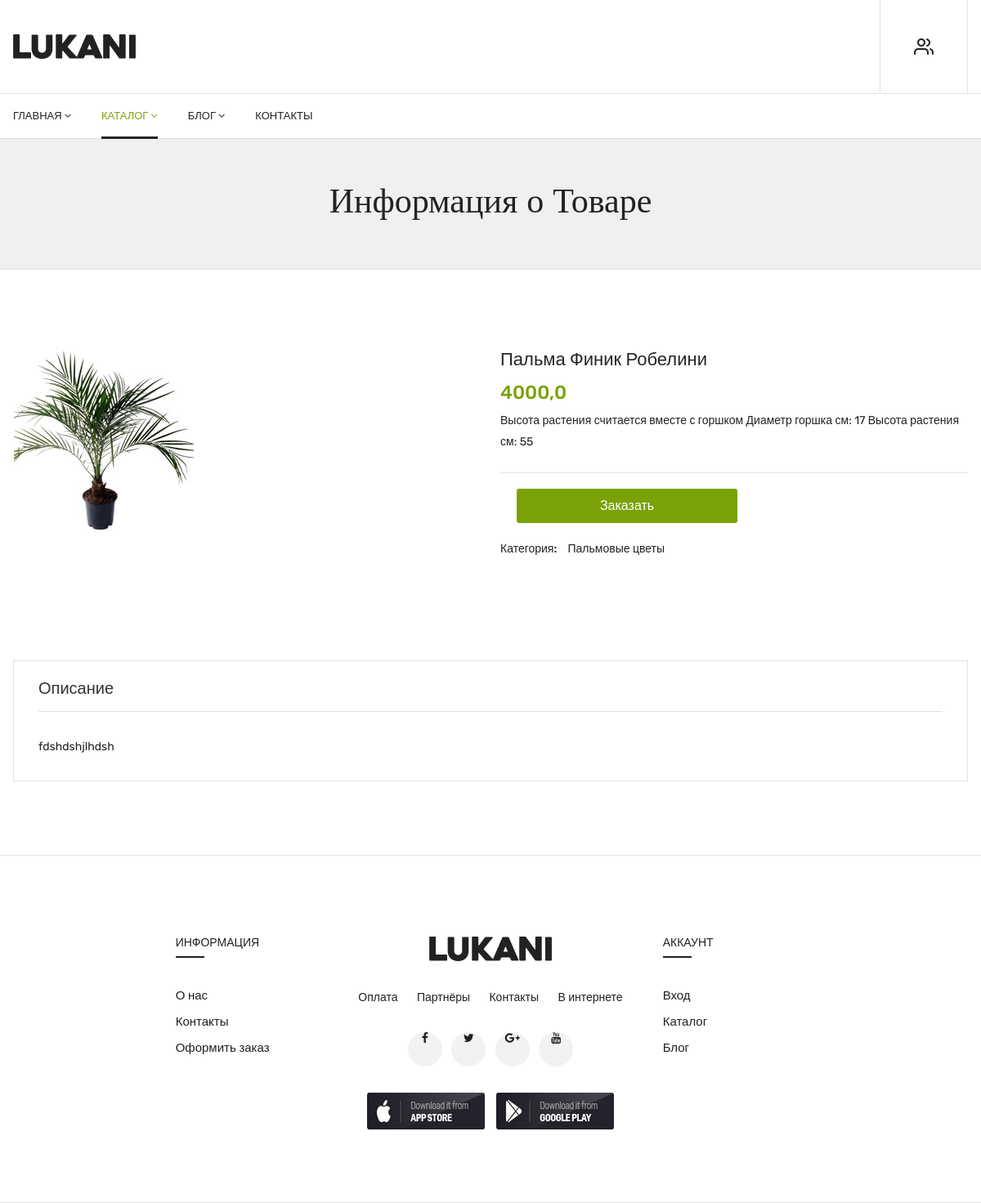
The app's page /flower-detail/6, older data.
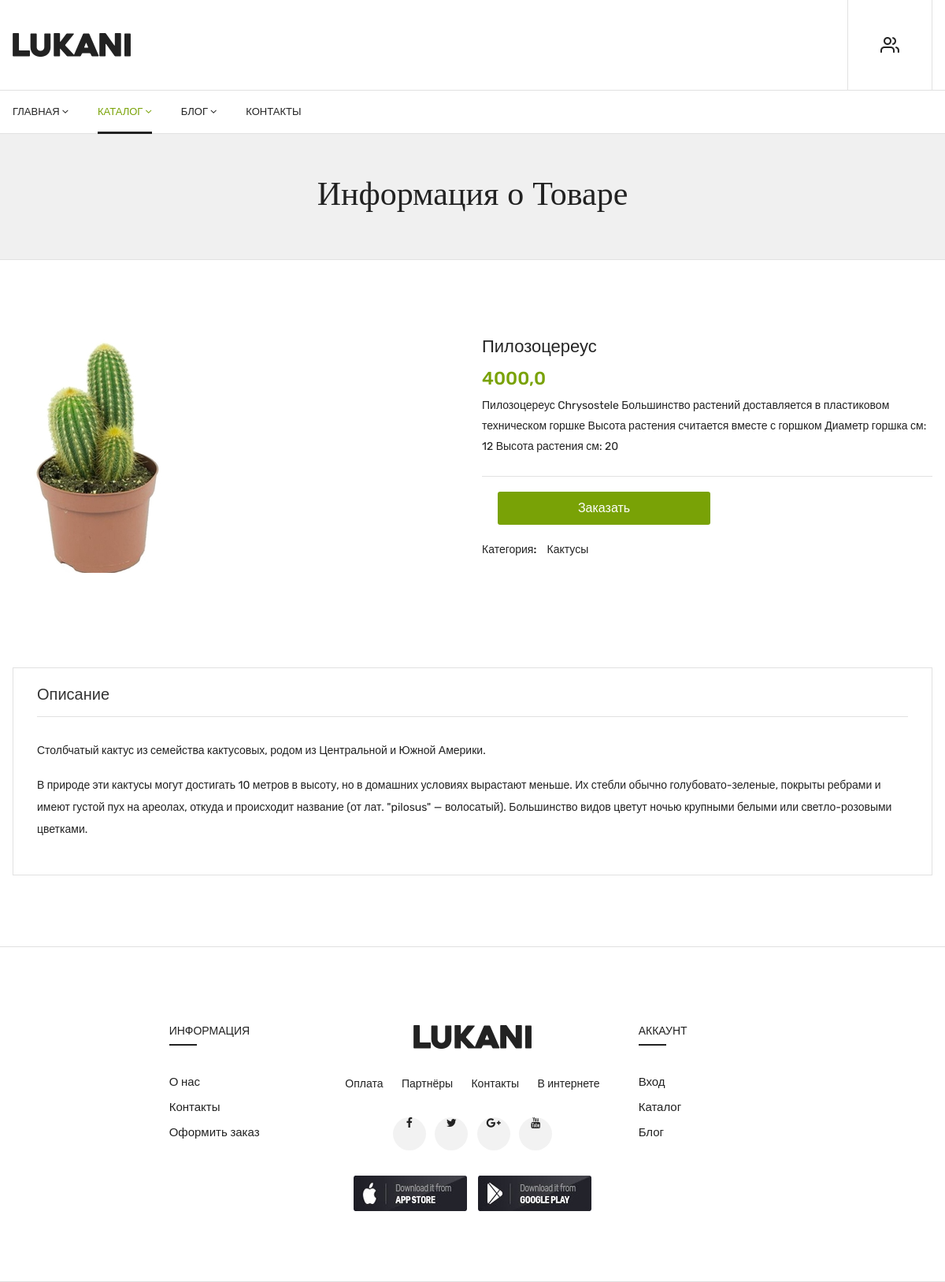
The same page, newer data.
### menu/models.py (models this page shows, shortened)
class MenuFlower(models.Model):
    name = models.CharField(max_length=200)
    description = models.TextField()
    description_detail = models.TextField(null=True,blank=True)
    price = models.FloatField()
    discount = models.FloatField()
    image = models.ImageField(null=True,blank=True,upload_to='projects/%Y/%m/%d/')
    category = models.ManyToManyField('FlowerCategory', blank=True)

class FlowerCategory(models.Model):
    name = models.CharField(max_length=200)
    description = models.TextField(null=True,blank=True)
    created_at = models.DateTimeField(auto_now_add=True)
    def __str__(self):
        return self.name

### menu/views.py (the view)
# urls.py: path('flower-detail/<str:pk>', views.flower_details, name='flower_details'),
def flower_details(request, pk):
    flowers_d = MenuFlower.objects.get(pk=pk)
    context = {'flowers_d': flowers_d}
    return render(request,'menu/product-details.html', context)

### menu/templates/menu/product-details.html (shortened to what this page needs)
{% extends 'menu/index.html' %}
{% load static %}
{% block content %}
        {% include 'menu/header_site.html' %}
    <div class="breadcrumbs_area">
        <div class="container">
            <div class="row">
                <div class="col-12">
                    <div class="breadcrumb_content">
                        <h3>Информация о Товаре</h3>
                    </div>
                </div>
            </div>
        </div>
    </div>
    <div class="product_details mt-100 mb-100">
        <div class="container">
            <div class="row">
                <div class="col-lg-6 col-md-6">
                    <div class="product-details-tab">
                        <div class="product_thumb">
                                        {% if flowers_d.image %}
                                        <a class="primary_img" href="{% url 'flower_details' pk=flowers_d.pk %}">
                                            <img src="{{ flowers_d.image.url }}" alt="">
                                        </a>
                                        {% else %}
                                            <img src="{% static 'img/no_img.png' %}" alt="Нет изображения">
                                        {% endif %}
                                    </div>
                    </div>
                </div>
                <div class="col-lg-6 col-md-6">
                    <div class="product_d_right">
                        <form action="#">
                            <h1><a href="#">{{ flowers_d.name }}</a></h1>
                            <div class="price_box">
                                <span class="current_price">{{ flowers_d.price }}</span>
                            </div>
                            <div class="product_desc">
                                <p>{{ flowers_d.description }} </p>
                            </div>
                            <div class="product_variant quantity">
                                <button
                                    type="button"
                                    class="button open-order-modal"
                                    data-flower-id="{{ flowers_d.id }}"
                                    data-flower-name="{{ flowers_d.name }}">
                                    Заказать
                                </button>
                            </div>
                            <div class="product_meta">
                                {% for cat in flowers_d.category.all %}
                                <span>Категория: <a href="#">{{ cat }}</a></span>
                                {% endfor %}
                            </div>
                        </form>
                    </div>
                </div>
            </div>
        </div>
    </div>
    <div class="product_d_info mb-90">
        <div class="container">
            <div class="row">
                <div class="col-12">
                    <div class="product_d_inner">
                        <div class="product_info_button">
                            <ul class="nav" role="tablist">
                                <li>
                                    <a class="active" data-toggle="tab" href="#info" role="tab" aria-controls="info"
                                        aria-selected="false">Описание</a>
                                </li>
                            </ul>
                        </div>
                        <div class="tab-content">
                            <div class="tab-pane fade show active" id="info" role="tabpanel">
                                <div class="product_info_content">
                                    <p>{{ flowers_d.description_detail|safe }}
                                    </p>
                                </div>
                            </div>
                        </div>
                    </div>
                </div>
            </div>
        </div>
    </div>
{% endblock %}

Row changes from the older to the newer data that the page shows:
no longer on this page (row edited): FlowerCategory: name "Пальмовые цветы"
changed MenuFlower: image: a different picture; name "Пальма Финик Робелини" → "Пилозоцереус"; description "Высота растения считается вместе с горшком Диаметр горшка см: 17 Высота растения см: 55" → "Пилозоцереус Chrysostele Большинство растений доставляется в пластиковом техническом горшке Высота растения считается вместе с горшком Диаметр горшка см: 12 Высота растения см: 20"; description_detail "fdshdshjlhdsh" → "Столбчатый кактус из семейства кактусовых, родом из Центральной и Южной Америки. В природе эти кактусы могут достигать 10 метров в высоту, но в домашних условиях вырастают меньше. Их стебли обычно голубовато-зеленые, покрыты ребрами и имеют густой пух на ареолах, откуда и происходит название (от лат. \"pilosus\" — волосатый). Большинство видов цветут ночью крупными белыми или светло-розовыми цветками."
now on this page (row edited): FlowerCategory: name "Кактусы"
